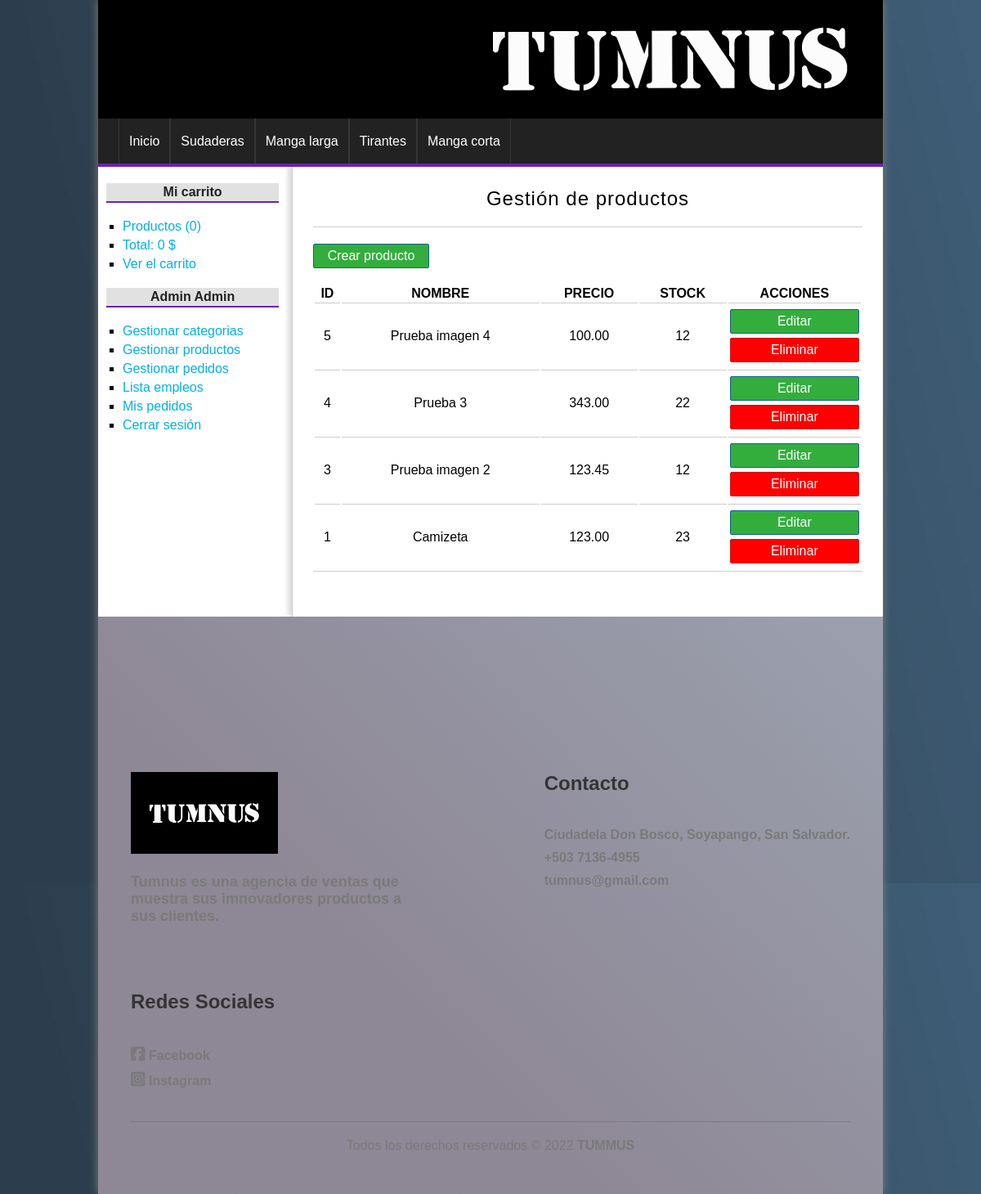
Page /producto/gestion (signed in) on the committed database.
### tables this page shows
CREATE TABLE categorias(
id              int(255) auto_increment not null,
nombre          varchar(100) not null,
CONSTRAINT pk_categorias PRIMARY KEY(id) 
);

CREATE TABLE productos(
id              int(255) auto_increment not null,
categoria_id    int(255) not null,
nombre          varchar(100) not null,
descripcion     text,
precio          float(100,2) not null,
stock           int(255) not null,
oferta          varchar(2),
fecha           date not null,
imagen          varchar(255),
CONSTRAINT pk_categorias PRIMARY KEY(id),
CONSTRAINT fk_producto_categoria FOREIGN KEY(categoria_id) REFERENCES categorias(id)
);

### config/db.php (called while the page is built)
<?php
class Database{
	public static function connect(){
		$db = new mysqli('localhost', 'root', '', 'tienda_master');
		$db->query("SET NAMES 'utf8'");
		return $db;
	}
}

### helpers/utils.php (called while the page is built, shortened)
<?php
class Utils{
	public static function showCategorias(){
		require_once 'models/categoria.php';
		$categoria = new Categoria();
		$categorias = $categoria->getAll();
		return $categorias;
	}
}

### models/categoria.php (called while the page is built, shortened)
<?php
class Categoria{
	private $db;
	public function __construct() {
		$this->db = Database::connect();
	}
	public function getAll(){
		$categorias = $this->db->query("SELECT * FROM categorias ORDER BY id DESC;");
		return $categorias;
	}
}

### controllers/ProductoController.php (called while the page is built, shortened)
<?php
require_once 'models/producto.php';
class productoController{
	public function gestion(){
		$producto = new Producto();
		$productos = $producto->getAll();
		require_once 'views/producto/gestion.php';
	}
}

### models/producto.php (called while the page is built, shortened)
<?php
class Producto{
	private $db;
	public function __construct() {
		$this->db = Database::connect();
	}
	public function getAll(){
		$productos = $this->db->query("SELECT * FROM productos ORDER BY id DESC");
		return $productos;
	}
}

### views/producto/gestion.php (the view, shortened to what this page needs)
<h1>Gestión de productos</h1>
<a href="<?=base_url?>producto/crear" class="button button-small">
	Crear producto
</a>
<table>
	<tr>
		<th>ID</th>
		<th>NOMBRE</th>
		<th>PRECIO</th>
		<th>STOCK</th>
		<th>ACCIONES</th>
	</tr>
	<?php while($pro = $productos->fetch_object()): ?>
		<tr>
			<td><?=$pro->id;?></td>
			<td><?=$pro->nombre;?></td>
			<td><?=$pro->precio;?></td>
			<td><?=$pro->stock;?></td>
			<td>
				<a href="<?=base_url?>producto/editar&id=<?=$pro->id?>" class="button button-gestion">Editar</a>
				<a href="<?=base_url?>producto/eliminar&id=<?=$pro->id?>" class="button button-gestion button-red">Eliminar</a>
			</td>
		</tr>
	<?php endwhile; ?>
</table>

### views/layout/header.php (shortened to what this page needs)
<!DOCTYPE HTML>
<html lang="es">
	<head>
		<link rel="stylesheet" href="<?=base_url?>assets/css/styles.css" />
	</head>
	<body>
		<div id="container">
			<header id="header">
			</header>
			<?php $categorias = Utils::showCategorias(); ?>
			<nav id="menu">
				<ul>
					<li>
						<a href="<?=base_url?>">Inicio</a>
					</li>
					<?php while($cat = $categorias->fetch_object()): ?>
						<li>
							<a href="<?=base_url?>categoria/ver&id=<?=$cat->id?>"><?=$cat->nombre?></a>
						</li>
					<?php endwhile; ?>
				</ul>
			</nav>
			<div id="content">

### assets/css/styles.css (style rules this page uses)
* { padding: 0px; margin: 0px; font-family: sans-serif, Helvetica, Arial; }
body { margin: 0; min-height: 100vh; background: url(../img/22250.png); }
a { color: #01B1EA; text-decoration: none; }
table { text-align: center; width: 100%; border-bottom: 1px solid #ccc; }
td { border-top: 1px solid #ccc; padding: 2px; }
#container { width: 80%; margin: 0px auto; box-shadow: 0px 0px 10px gray; background: white; }
#header { height: 145px; background: url(../img/tummus-img.png); }
#menu { clear:both; background: #222; color: white; height: 55px; border-bottom: 4px solid #6d21b4; }
#menu ul { list-style: none; text-decoration: none; margin: 0px auto; margin-left: 25px; }
#menu ul li { line-height: 55px; float:left; border-right: 1px solid #363636; }
#menu a { display: block; color: white; text-decoration: none; padding-left: 12px; padding-right: 12px; transition: all 300ms; }
#menu a:first-child { border-left: 1px solid #363636; }
#content { margin: 0px auto; overflow: hidden; background: white; }
input[type="button"], input[type="submit"], button, .button { display: block; border-radius: 2px; width: auto; padding: 5px; padding-left: 10px; padding-right: 10px; color: white; background: #2979CD; border: 1px solid #11608E; cursor:pointer; }
.button { background: #33AE3D; color: white !important; text-decoration: none; }
.button-small { width: 120px; text-align: center; margin-bottom: 20px; }
.button-gestion { margin-top: 5px; margin-bottom: 5px; }
.button-red { background: red; border: 1px solid #cf1717; }
#central h1 { font-size: 24px; font-weight: normal; letter-spacing: 1px; text-align: center; border-bottom: 1px solid #ccc; margin-bottom: 20px; padding: 20px; padding-top: 0px; }

### rows in the picture
categorias: nombre "Sudaderas"
categorias: nombre "Manga larga"
categorias: nombre "Tirantes"
categorias: nombre "Manga corta"
productos: id "5", nombre "Prueba imagen 4", precio "100.00", stock "12"
productos: id "4", nombre "Prueba 3", precio "343.00", stock "22"
productos: id "3", nombre "Prueba imagen 2", precio "123.45", stock "12"
productos: id "1", nombre "Camizeta", precio "123.00", stock "23"

### other values in the picture
$stats['count'] "0"
$stats['total'] "0"
$_SESSION['identity']->Nombre "Admin"
$_SESSION['identity']->Apellidos "Admin"
